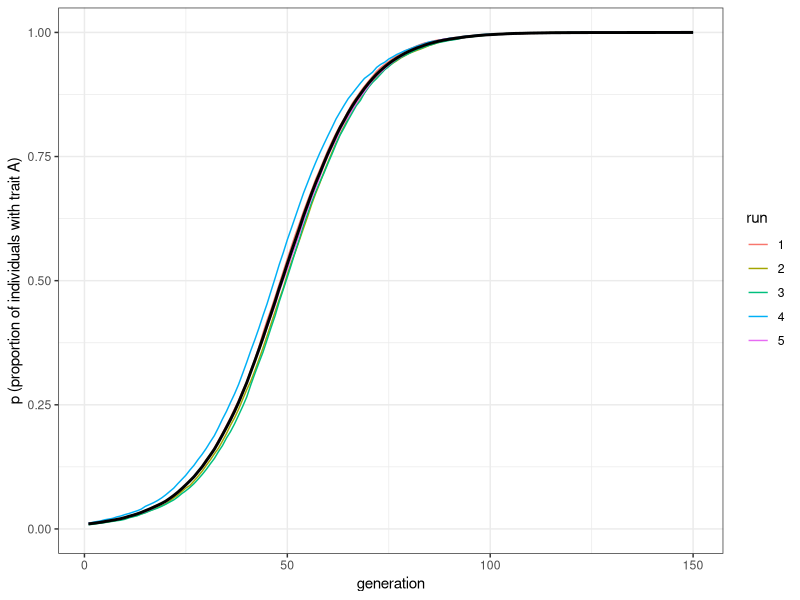
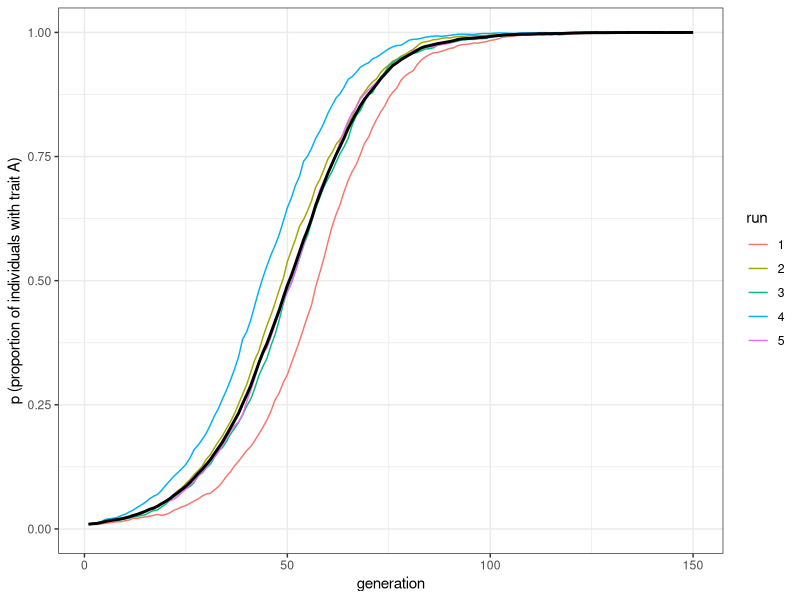
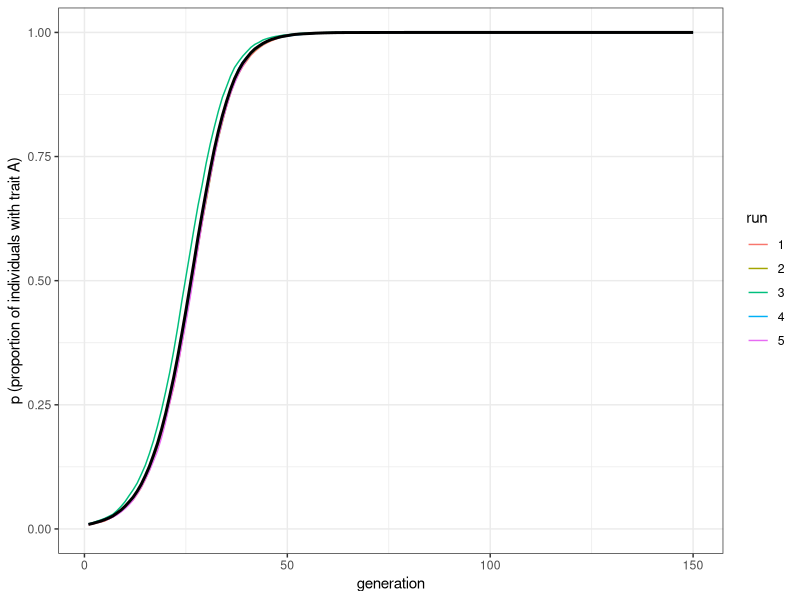
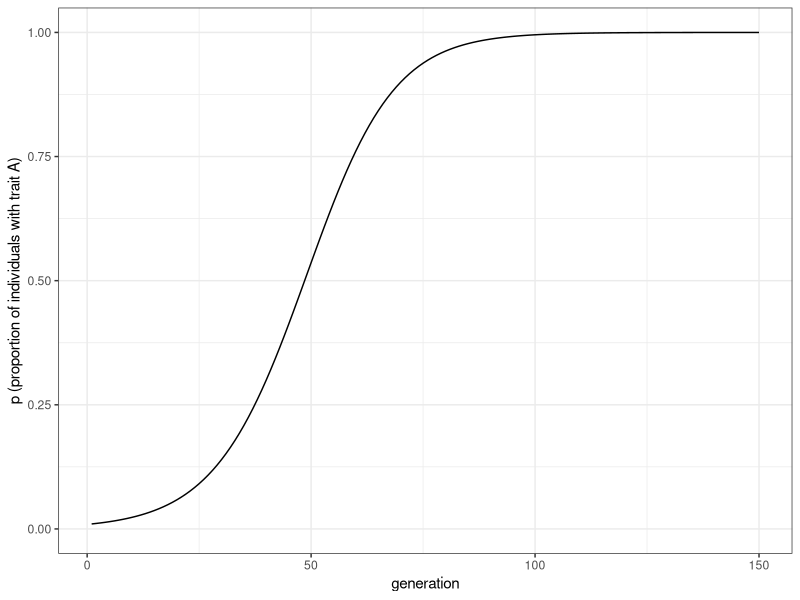

The R script that drew these images, in order:
## ---- chunk 1
library(tidyverse)
set.seed(111)

biased_transmission_direct <- function (N, s_a, s_b, p_0, t_max, r_max) {
  
  output <- tibble(generation = rep(1:t_max, r_max), p = as.numeric(rep(NA, t_max * r_max)), run = as.factor(rep(1:r_max, each = t_max)))
  
  for (r in 1:r_max) {
  
    population <- tibble(trait = sample(c("A", "B"), N, replace = TRUE, prob = c(p_0, 1 - p_0))) # create first generation
    
    output[output$generation == 1 & output$run == r, ]$p <- sum(population$trait == "A") / N # add first generation's p for run r

    for (t in 2:t_max) {
    
      previous_population <- population # copy individuals to previous_population tibble
      
      demonstrator_trait <- tibble(trait = sample(previous_population$trait, N, replace = TRUE)) 
      # for each individual, pick a random individual from the previous generation to act as demonstrator and store their trait
      
      # biased probabilities to copy:
      copy_a <- sample(c(TRUE, FALSE), N, prob = c(s_a, 1 - s_a), replace = TRUE) 
      copy_b <- sample(c(TRUE, FALSE), N, prob = c(s_b, 1 - s_b), replace = TRUE) 
      
      if (nrow(population[copy_a & demonstrator_trait == "A", ]) > 0) {
        population[copy_a & demonstrator_trait == "A", ]$trait <- "A" 
      }  
      
      if (nrow(population[copy_b & demonstrator_trait == "B", ]) > 0) {
        population[copy_b & demonstrator_trait == "B", ]$trait <- "B" 
      }  
      output[output$generation == t & output$run == r, ]$p <- sum(population$trait == "A") / N # get p and put it into output slot for this generation t and run r
    }
  }
  output # export data from function
}
## ---- chunk 2
plot_multiple_runs <- function(data_model) {
  ggplot(data = data_model, aes(y = p, x = generation)) +
    geom_line(aes(colour = run)) +
    stat_summary(fun.y = mean, geom = "line", size = 1) +
    ylim(c(0, 1)) +
    theme_bw() +
    labs(y = "p (proportion of individuals with trait A)")
}
## ---- chunk 3
data_model <- biased_transmission_direct(N = 10000, s_a = 0.1, s_b = 0 , p_0 = 0.01, t_max = 150, r_max = 5)
plot_multiple_runs(data_model)
## ---- chunk 4
data_model <- biased_transmission_direct(N = 10000, s_a = 0.6, s_b = 0.5 , p_0 = 0.01, t_max = 150, r_max = 5)
plot_multiple_runs(data_model)
## ---- chunk 5
data_model <- biased_transmission_direct(N = 10000, s_a = 0.2, s_b = 0 , p_0 = 0.01, t_max = 150, r_max = 5)
plot_multiple_runs(data_model)
## ---- chunk 6
t_max <- 150
s <- 0.1

pop_analytical <- tibble(p = rep(NA, t_max), generation = 1:t_max)
pop_analytical$p[1] <- 0.01

for (i in 2:t_max) {
  pop_analytical$p[i] <- pop_analytical$p[i - 1] + pop_analytical$p[i - 1] * (1 - pop_analytical$p[i - 1]) * s
}

ggplot(data = pop_analytical, aes(y = p, x = generation)) +
  geom_line() +
  ylim(c(0, 1)) +
  theme_bw() +
  labs(y = "p (proportion of individuals with trait A)")
